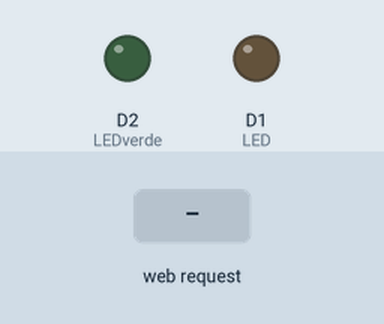
Bench run of a sketch on a simulated ESP8266 (NodeMCU). Parts: output pins drawn as LEDs (lit = HIGH). Inputs (shaded band) come from the test bench. WiFi joins after 1.5 s; servers stay silent unless stated; what the sketch prints to the serial monitor is not drawn.

Above: at 3.4 s.
3.5 s: HTTP request GET /on received
At 3.9 s:
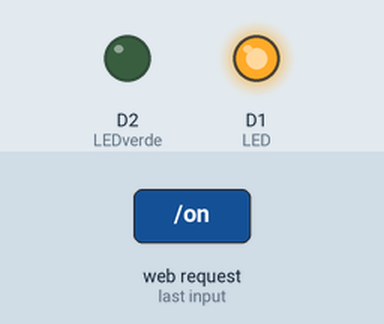
5.0 s: HTTP request GET /onVerde received
At 6.2 s:
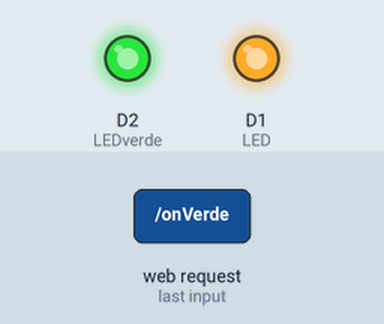
6.5 s: HTTP request GET /off received
At 7.3 s:
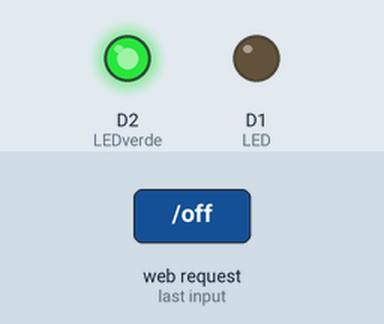
8.0 s: HTTP request GET /offVerde received
At 8.5 s:
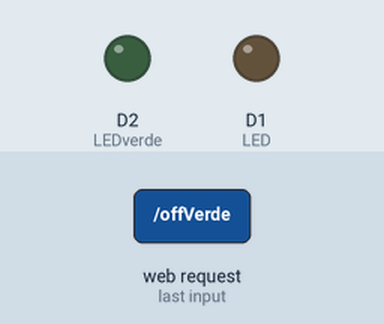
Timing chart, 0 to 10.5 s (numbered marks = the images above; inputs shaded):
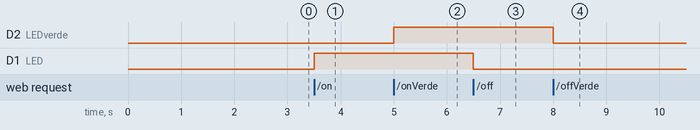

The sketch:

led01.ino
```cpp
#include <ESP8266WiFi.h>
#include <ESP8266WebServer.h>
#include <WiFiClient.h>

const char* ssid = "FIBRA-A066";
const char* password = "0Z48058288";

const char* IPNodeMCU = "http://192.168.25.16";

ESP8266WebServer server(80);

int LED = D1;                 // led connected to D0
int LEDverde = 4; //D2

void setup()
{
  Serial.begin(115200);

  WiFi.begin(ssid, password);
  Serial.println("Conectando");
  while(WiFi.status() != WL_CONNECTED) {
    delay(500);
    Serial.print(".");
  }
  Serial.println("");
  Serial.print("Arduino conectado no IP: ");
  Serial.println(WiFi.localIP());

  pinMode(LED, OUTPUT);
  digitalWrite(LED, LOW);
  pinMode(LEDverde, OUTPUT);
  digitalWrite(LEDverde, LOW);

  server.on("/", []() {
    server.send(200, "Bem vindo ao nosso servidor");
  });

  server.on("/off", []() {
    server.send(200, "Led apagada");
    digitalWrite(LED, LOW);
    delay(1000);
  });

  server.on("/on", []() {
    server.send(200, "Led acesa");
    digitalWrite(LED, HIGH);
    delay(1000);
  });

  server.on("/offVerde", []() {
    server.send(200, "Led verde apagada");
    digitalWrite(LEDverde, LOW);
    delay(1000);
  });

  server.on("/onVerde", []() {
    server.send(200, "Led verde acesa");
    digitalWrite(LEDverde, HIGH);
    delay(1000);
  });


  server.begin();
  Serial.println("Web server Inicializado!");

  delay(700);

}

void loop()
  {
     server.handleClient();
}
```

Measured:
- after the input at 3.5 s, D1 (LED): LOW → HIGH at once
- after the input at 5.0 s, D2 (LEDverde): LOW → HIGH at once
- after the input at 6.5 s, D1 (LED): HIGH → LOW at once
- after the input at 8.0 s, D2 (LEDverde): HIGH → LOW at once
